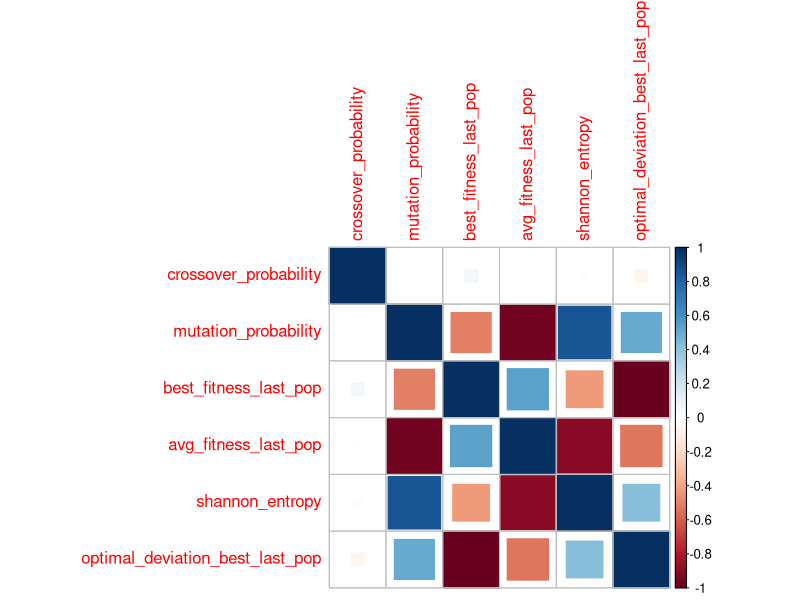
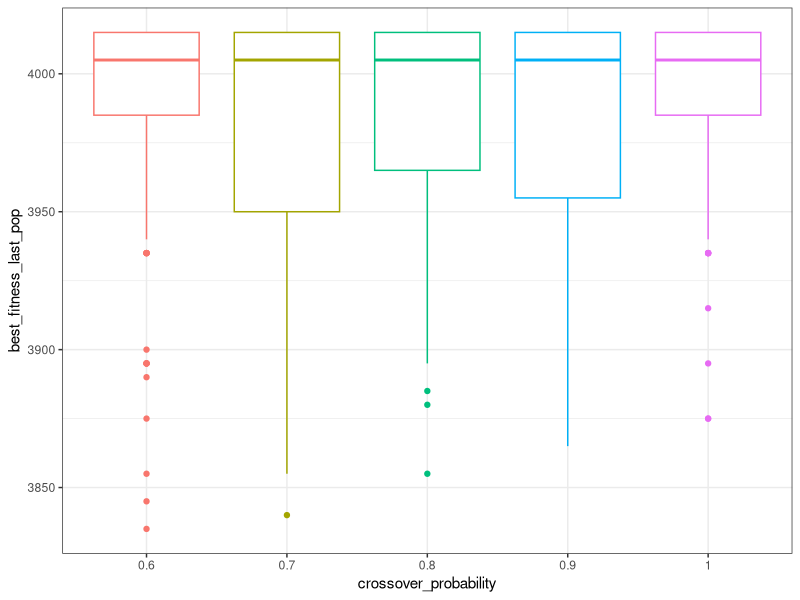
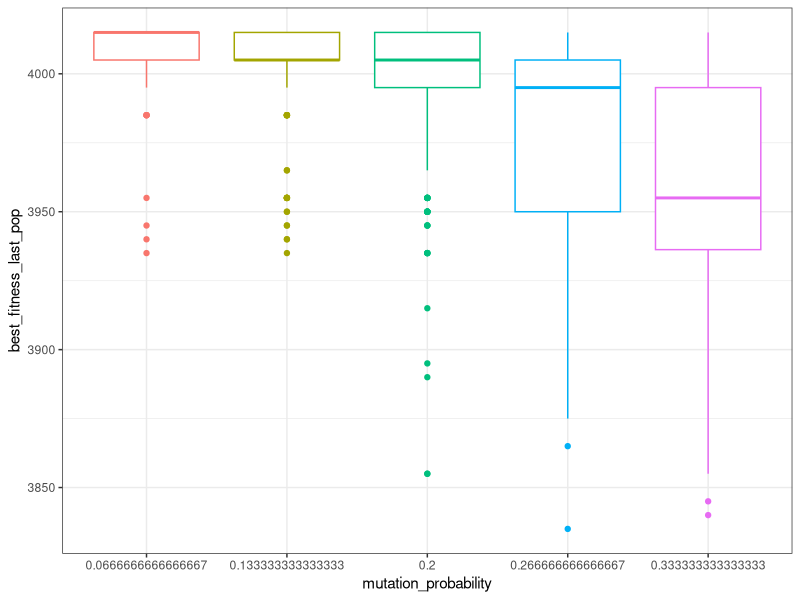
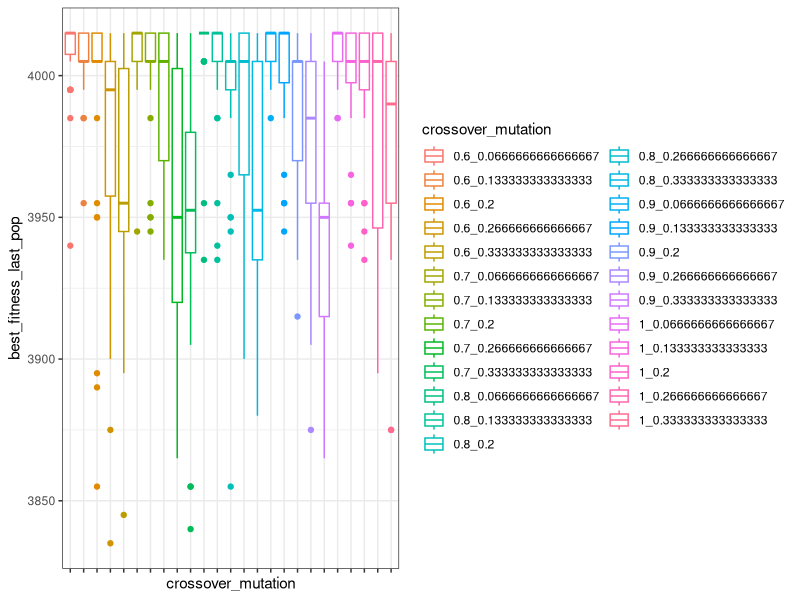
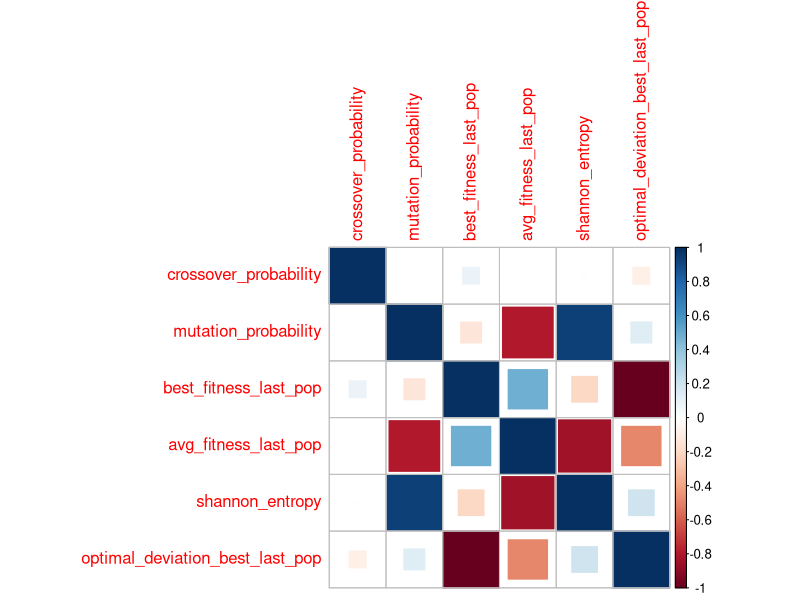
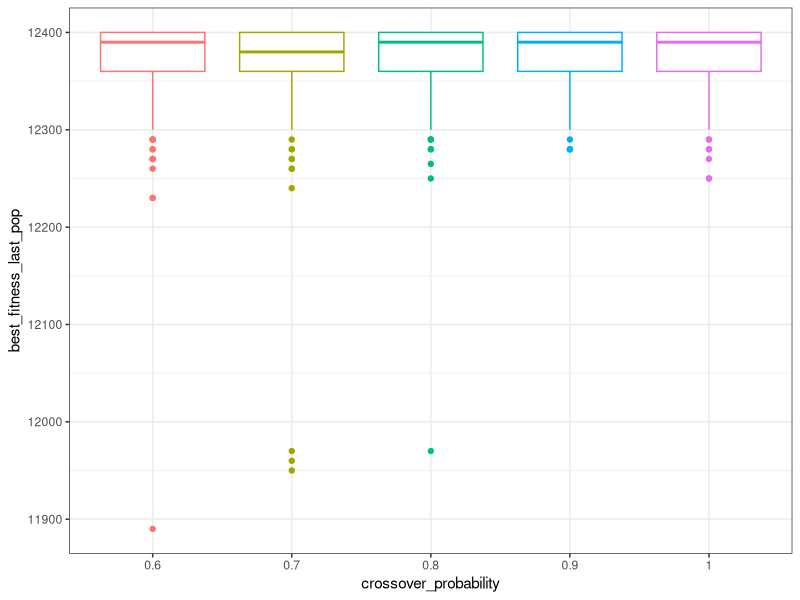
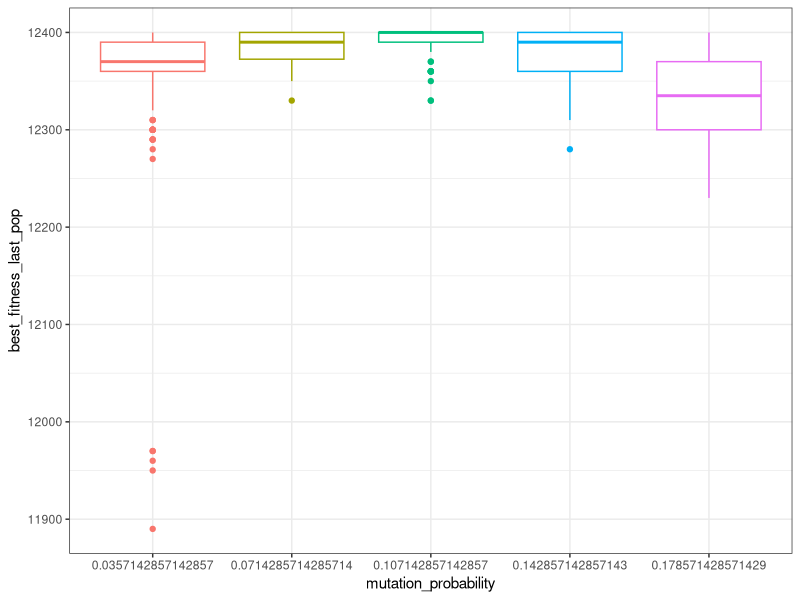
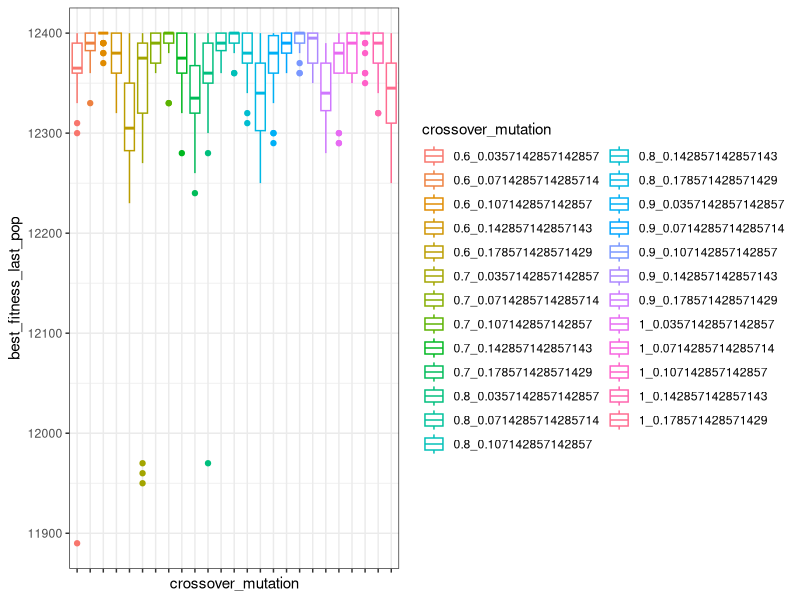

Source code (R) for these figures, in order:
## ---- chunk 1
knitr::opts_chunk$set(echo = TRUE) #, warning = FALSE)
## ---- chunk 2
library(dplyr)
library(ggplot2)
library(corrplot)
## ---- chunk 3
df <- read.csv('./results/mknap1.csv')
head(df)
## ---- chunk 4
str(df)
## ---- chunk 5
df$search_optimal <- as.integer(as.logical(df$search_optimal))
## ---- chunk 6
df_study1 <- filter(df, search_optimal == 0)
str(df_study1)
## ---- chunk 7
df_study1_small <- filter(df_study1, problem_index == 2)
str(df_study1_small)
## ---- chunk 8
columns_to_drop <- c('problem_index', 'population_size', 'search_optimal', 'max_steps', 'optimal_fitness', 'optimal_percentage', 'num_evaluations', 'execution_time')
summary(df_study1_small[, colnames(df_study1_small) %in% columns_to_drop])
## ---- chunk 9
ComputeFitnessDeviation <- function(df) {
  df$optimal_deviation_best_last_pop <- (df$optimal_fitness - df$best_fitness_last_pop)/df$optimal_fitness
  print(summary(df$optimal_deviation_best_last_pop))
  return(df)
}
## ---- chunk 10
df_study1_small <- ComputeFitnessDeviation(df_study1_small)
## ---- chunk 11
DropColumns <- function(df, columns_to_drop) {
  df <- df[, !(colnames(df) %in% columns_to_drop)]
  print(colnames(df))
  return(df)
}
## ---- chunk 12
df_study1_small <- DropColumns(df_study1_small, columns_to_drop)
## ---- chunk 13
corr <- cor(df_study1_small)
corr
## ---- chunk 14
corrplot(corr, method = "square")
## ---- chunk 15
df_study1_small %>%
    mutate(crossover_probability = as.factor(crossover_probability)) %>%
    group_by(crossover_probability) %>%
    ggplot(mapping = aes(x = crossover_probability, y = best_fitness_last_pop, color=crossover_probability)) +
        geom_boxplot() +
        theme_bw() +
        theme(legend.position = "none")
## ---- chunk 16
df_study1_small %>%
    mutate(mutation_probability = as.factor(mutation_probability)) %>%
    group_by(mutation_probability) %>%
    ggplot(mapping = aes(x = mutation_probability, y = best_fitness_last_pop, color=mutation_probability)) +
        geom_boxplot() +
        theme_bw() +
        theme(legend.position = "none")
## ---- chunk 17
df_study1_small %>% 
  group_by(crossover_probability, mutation_probability) %>%
  mutate(crossover_mutation = paste0(crossover_probability, "_", mutation_probability)) %>%
  ggplot(mapping = aes(x = crossover_mutation, y = best_fitness_last_pop, color=crossover_mutation)) +
    geom_boxplot() +
    theme_bw() + 
    scale_x_discrete(labels = NULL)
## ---- chunk 18
df_study1_small_grouped <- df_study1_small %>% 
  mutate(crossover_mutation = paste0(crossover_probability, ",", mutation_probability)) %>%
  group_by(crossover_mutation) %>% 
  summarise(
    avg_best_fitness_last_pop = mean(best_fitness_last_pop),
    median_best_fitness_last_pop = median(best_fitness_last_pop),
    std_best_fitness_last_pop = sd(best_fitness_last_pop),
    avg_optimal_deviation_best_last_pop = mean(optimal_deviation_best_last_pop),
    median_optimal_deviation_best_last_pop = median(optimal_deviation_best_last_pop),
    .groups = 'keep'
  )
df_study1_small_grouped <- as.data.frame(df_study1_small_grouped)
df_study1_small_grouped
## ---- chunk 19
df_study1_small <- as.data.frame(df_study1_small %>% 
  mutate(crossover_mutation = paste0(crossover_probability, ",", mutation_probability)))
df_study1_small
## ---- chunk 20
for (combination in levels(as.factor(df_study1_small$crossover_mutation))) {
  print(combination)
  print(shapiro.test(
    df_study1_small[df_study1_small$crossover_mutation == combination, 'optimal_deviation_best_last_pop']))
}
## ---- chunk 21
kruskal.test(optimal_deviation_best_last_pop ~ crossover_mutation, data = df_study1_small)
## ---- chunk 22
GetNumberDifferentPairs <- function(wilcoxon_test_result, alpha) {
  sprintf("Number of different pairs: %d", length(which(wilcoxon_test_result$p.value < alpha)))
}
## ---- chunk 23
result <- pairwise.wilcox.test(x = df_study1_small$optimal_deviation_best_last_pop,
                               g = df_study1_small$crossover_mutation,
                               p.adjust.method = "BH",
                               paired = FALSE)
print(result)
GetNumberDifferentPairs(result, 0.02)
## ---- chunk 24
df_study1_small_grouped_crossover <- df_study1_small %>% 
  group_by(crossover_probability) %>% 
  summarise(
    avg_best_fitness_last_pop = mean(best_fitness_last_pop),
    median_best_fitness_last_pop = median(best_fitness_last_pop),
    std_best_fitness_last_pop = sd(best_fitness_last_pop),
    avg_optimal_deviation_best_last_pop = mean(optimal_deviation_best_last_pop),
    median_optimal_deviation_best_last_pop = median(optimal_deviation_best_last_pop),
    .groups = 'keep'
  )
df_study1_small_grouped_crossover <- as.data.frame(df_study1_small_grouped_crossover)
df_study1_small_grouped_crossover
## ---- chunk 25
df_study1_small_grouped_mutation <- df_study1_small %>% 
  group_by(mutation_probability) %>% 
  summarise(
    avg_best_fitness_last_pop = mean(best_fitness_last_pop),
    median_best_fitness_last_pop = median(best_fitness_last_pop),
    std_best_fitness_last_pop = sd(best_fitness_last_pop),
    avg_optimal_deviation_best_last_pop = mean(optimal_deviation_best_last_pop),
    median_optimal_deviation_best_last_pop = median(optimal_deviation_best_last_pop),
    .groups = 'keep'
  )
df_study1_small_grouped_mutation <- as.data.frame(df_study1_small_grouped_mutation)
df_study1_small_grouped_mutation
## ---- chunk 26
kruskal.test(optimal_deviation_best_last_pop ~ crossover_probability, data = df_study1_small)
## ---- chunk 27
kruskal.test(optimal_deviation_best_last_pop ~ mutation_probability, data = df_study1_small)
## ---- chunk 28
pairwise.wilcox.test(x = df_study1_small$optimal_deviation_best_last_pop,
                     g = df_study1_small$mutation_probability,
                     p.adjust.method = "BH",
                     paired = FALSE)
## ---- chunk 29
df_study1_medium <- filter(df_study1, problem_index == 4)
str(df_study1_medium)
## ---- chunk 30
summary(df_study1_medium[, colnames(df_study1_medium) %in% columns_to_drop])
## ---- chunk 31
df_study1_medium <- ComputeFitnessDeviation(df_study1_medium)
## ---- chunk 32
df_study1_medium <- DropColumns(df_study1_medium, columns_to_drop)
## ---- chunk 33
corr <- cor(df_study1_medium)
corr
## ---- chunk 34
corrplot(corr, method = "square")
## ---- chunk 35
df_study1_medium %>%
    mutate(crossover_probability = as.factor(crossover_probability)) %>%
    group_by(crossover_probability) %>%
    ggplot(mapping = aes(x = crossover_probability, y = best_fitness_last_pop, color=crossover_probability)) +
        geom_boxplot() +
        theme_bw() +
        theme(legend.position = "none")
## ---- chunk 36
df_study1_medium %>%
    mutate(mutation_probability = as.factor(mutation_probability)) %>%
    group_by(mutation_probability) %>%
    ggplot(mapping = aes(x = mutation_probability, y = best_fitness_last_pop, color=mutation_probability)) +
        geom_boxplot() +
        theme_bw() +
        theme(legend.position = "none")
## ---- chunk 37
df_study1_medium %>% 
  group_by(crossover_probability, mutation_probability) %>%
  mutate(crossover_mutation = paste0(crossover_probability, "_", mutation_probability)) %>%
  ggplot(mapping = aes(x = crossover_mutation, y = best_fitness_last_pop, color=crossover_mutation)) +
    geom_boxplot() +
    theme_bw() + 
    scale_x_discrete(labels = NULL)
## ---- chunk 38
df_study1_medium_grouped <- df_study1_medium %>% 
  mutate(crossover_mutation = paste0(crossover_probability, ",", mutation_probability)) %>%
  group_by(crossover_mutation) %>% 
  summarise(
    avg_best_fitness_last_pop = mean(best_fitness_last_pop),
    median_best_fitness_last_pop = median(best_fitness_last_pop),
    std_best_fitness_last_pop = sd(best_fitness_last_pop),
    avg_optimal_deviation_best_last_pop = mean(optimal_deviation_best_last_pop),
    median_optimal_deviation_best_last_pop = median(optimal_deviation_best_last_pop),
    .groups = 'keep'
  )
df_study1_medium_grouped <- as.data.frame(df_study1_medium_grouped)
df_study1_medium_grouped
## ---- chunk 39
df_study1_medium <- as.data.frame(df_study1_medium %>% 
  mutate(crossover_mutation = paste0(crossover_probability, ",", mutation_probability)))
df_study1_medium
## ---- chunk 40
# for (combination in levels(as.factor(df_study1_medium$crossover_mutation))) {
#   print(combination)
#   print(shapiro.test(
#     df_study1_medium[df_study1_medium$crossover_mutation == combination, 'optimal_deviation_best_last_pop']))
# }
## ---- chunk 41
kruskal.test(optimal_deviation_best_last_pop ~ crossover_mutation, data = df_study1_medium)
## ---- chunk 42
result <- pairwise.wilcox.test(x = df_study1_medium$optimal_deviation_best_last_pop,
                               g = df_study1_medium$crossover_mutation,
                               p.adjust.method = "BH",
                               paired = FALSE)
print(result)
GetNumberDifferentPairs(result, 0.02)
## ---- chunk 43
df_study1_medium_grouped_crossover <- df_study1_medium %>% 
  group_by(crossover_probability) %>% 
  summarise(
    avg_best_fitness_last_pop = mean(best_fitness_last_pop),
    median_best_fitness_last_pop = median(best_fitness_last_pop),
    std_best_fitness_last_pop = sd(best_fitness_last_pop),
    avg_optimal_deviation_best_last_pop = mean(optimal_deviation_best_last_pop),
    median_optimal_deviation_best_last_pop = median(optimal_deviation_best_last_pop),
    .groups = 'keep'
  )
df_study1_medium_grouped_crossover <- as.data.frame(df_study1_medium_grouped_crossover)
df_study1_medium_grouped_crossover
## ---- chunk 44
df_study1_medium_grouped_mutation <- df_study1_medium %>% 
  group_by(mutation_probability) %>% 
  summarise(
    avg_best_fitness_last_pop = mean(best_fitness_last_pop),
    median_best_fitness_last_pop = median(best_fitness_last_pop),
    std_best_fitness_last_pop = sd(best_fitness_last_pop),
    avg_optimal_deviation_best_last_pop = mean(optimal_deviation_best_last_pop),
    median_optimal_deviation_best_last_pop = median(optimal_deviation_best_last_pop),
    .groups = 'keep'
  )
df_study1_medium_grouped_mutation <- as.data.frame(df_study1_medium_grouped_mutation)
df_study1_medium_grouped_mutation
## ---- chunk 45
kruskal.test(optimal_deviation_best_last_pop ~ crossover_probability, data = df_study1_medium)
## ---- chunk 46
kruskal.test(optimal_deviation_best_last_pop ~ mutation_probability, data = df_study1_medium)
## ---- chunk 47
pairwise.wilcox.test(x = df_study1_medium$optimal_deviation_best_last_pop,
                     g = df_study1_medium$mutation_probability,
                     p.adjust.method = "BH",
                     paired = FALSE)
## ---- chunk 48
df_study1_large <- filter(df_study1, problem_index == 6)
str(df_study1_large)
## ---- chunk 49
summary(df_study1_large[, colnames(df_study1_large) %in% columns_to_drop])
## ---- chunk 50
df_study1_large <- ComputeFitnessDeviation(df_study1_large)
## ---- chunk 51
df_study1_large <- DropColumns(df_study1_large, columns_to_drop)
## ---- chunk 52
corr <- cor(df_study1_large)
corr
## ---- chunk 53
corrplot(corr, method = "square")
## ---- chunk 54
df_study1_large %>%
    mutate(crossover_probability = as.factor(crossover_probability)) %>%
    group_by(crossover_probability) %>%
    ggplot(mapping = aes(x = crossover_probability, y = best_fitness_last_pop, color=crossover_probability)) +
        geom_boxplot() +
        theme_bw() +
        theme(legend.position = "none")
## ---- chunk 55
df_study1_large %>%
    mutate(mutation_probability = as.factor(mutation_probability)) %>%
    group_by(mutation_probability) %>%
    ggplot(mapping = aes(x = mutation_probability, y = best_fitness_last_pop, color=mutation_probability)) +
        geom_boxplot() +
        theme_bw() +
        theme(legend.position = "none")
## ---- chunk 56
df_study1_large %>% 
  group_by(crossover_probability, mutation_probability) %>%
  mutate(crossover_mutation = paste0(crossover_probability, "_", mutation_probability)) %>%
  ggplot(mapping = aes(x = crossover_mutation, y = best_fitness_last_pop, color=crossover_mutation)) +
    geom_boxplot() +
    theme_bw() + 
    scale_x_discrete(labels = NULL)
## ---- chunk 57
df_study1_large_grouped <- df_study1_large %>% 
  mutate(crossover_mutation = paste0(crossover_probability, ",", mutation_probability)) %>%
  group_by(crossover_mutation) %>% 
  summarise(
    avg_best_fitness_last_pop = mean(best_fitness_last_pop),
    median_best_fitness_last_pop = median(best_fitness_last_pop),
    std_best_fitness_last_pop = sd(best_fitness_last_pop),
    avg_optimal_deviation_best_last_pop = mean(optimal_deviation_best_last_pop),
    median_optimal_deviation_best_last_pop = median(optimal_deviation_best_last_pop),
    .groups = 'keep'
  )
df_study1_large_grouped <- as.data.frame(df_study1_large_grouped)
df_study1_large_grouped
## ---- chunk 58
df_study1_large <- as.data.frame(df_study1_large %>% 
  mutate(crossover_mutation = paste0(crossover_probability, ",", mutation_probability)))
df_study1_large
## ---- chunk 59
# for (combination in levels(as.factor(df_study1_large$crossover_mutation))) {
#   print(combination)
#   print(shapiro.test(
#     df_study1_large[df_study1_large$crossover_mutation == combination, 'optimal_deviation_best_last_pop']))
# }
## ---- chunk 60
kruskal.test(optimal_deviation_best_last_pop ~ crossover_mutation, data = df_study1_large)
## ---- chunk 61
result <- pairwise.wilcox.test(x = df_study1_large$optimal_deviation_best_last_pop,
                               g = df_study1_large$crossover_mutation,
                               p.adjust.method = "BH",
                               paired = FALSE)
print(result)
GetNumberDifferentPairs(result, 0.02)
## ---- chunk 62
df_study1_large_grouped_crossover <- df_study1_large %>% 
  group_by(crossover_probability) %>% 
  summarise(
    avg_best_fitness_last_pop = mean(best_fitness_last_pop),
    median_best_fitness_last_pop = median(best_fitness_last_pop),
    std_best_fitness_last_pop = sd(best_fitness_last_pop),
    avg_optimal_deviation_best_last_pop = mean(optimal_deviation_best_last_pop),
    median_optimal_deviation_best_last_pop = median(optimal_deviation_best_last_pop),
    .groups = 'keep'
  )
df_study1_large_grouped_crossover <- as.data.frame(df_study1_large_grouped_crossover)
df_study1_large_grouped_crossover
## ---- chunk 63
df_study1_large_grouped_mutation <- df_study1_large %>% 
  group_by(mutation_probability) %>% 
  summarise(
    avg_best_fitness_last_pop = mean(best_fitness_last_pop),
    median_best_fitness_last_pop = median(best_fitness_last_pop),
    std_best_fitness_last_pop = sd(best_fitness_last_pop),
    avg_optimal_deviation_best_last_pop = mean(optimal_deviation_best_last_pop),
    median_optimal_deviation_best_last_pop = median(optimal_deviation_best_last_pop),
    .groups = 'keep'
  )
df_study1_large_grouped_mutation <- as.data.frame(df_study1_large_grouped_mutation)
df_study1_large_grouped_mutation
## ---- chunk 64
kruskal.test(optimal_deviation_best_last_pop ~ crossover_probability, data = df_study1_large)
## ---- chunk 65
kruskal.test(optimal_deviation_best_last_pop ~ mutation_probability, data = df_study1_large)
## ---- chunk 66
pairwise.wilcox.test(x = df_study1_large$optimal_deviation_best_last_pop,
                     g = df_study1_large$mutation_probability,
                     p.adjust.method = "BH",
                     paired = FALSE)
## ---- chunk 67
df_study2 <- filter(df, search_optimal == 1)
str(df_study2)
## ---- chunk 68
df_study2_small <- filter(df_study2, problem_index == 2)
str(df_study2_small)
## ---- chunk 69
columns_to_drop <- c('problem_index', 'population_size', 'search_optimal', 'max_steps', 'optimal_fitness', 'optimal_percentage', 'best_fitness_last_pop')
summary(df_study2_small[, colnames(df_study2_small) %in% columns_to_drop])
## ---- chunk 70
df_study2_small <- DropColumns(df_study2_small, columns_to_drop)
## ---- chunk 71
corr <- cor(df_study2_small)
corr
## ---- chunk 72
corrplot(corr, method = "square")
## ---- chunk 73
df_study2_small %>%
    mutate(crossover_probability = as.factor(crossover_probability)) %>%
    group_by(crossover_probability) %>%
    ggplot(mapping = aes(x = crossover_probability, y = num_evaluations, color=crossover_probability)) +
        geom_boxplot() +
        theme_bw() +
        theme(legend.position = "none")
## ---- chunk 74
df_study2_small %>%
    mutate(mutation_probability = as.factor(mutation_probability)) %>%
    group_by(mutation_probability) %>%
    ggplot(mapping = aes(x = mutation_probability, y = num_evaluations, color=mutation_probability)) +
        geom_boxplot() +
        theme_bw() +
        theme(legend.position = "none")
## ---- chunk 75
df_study2_small %>% 
  group_by(crossover_probability, mutation_probability) %>%
  mutate(crossover_mutation = paste0(crossover_probability, "_", mutation_probability)) %>%
  ggplot(mapping = aes(x = crossover_mutation, y = num_evaluations, color=crossover_mutation)) +
    geom_boxplot() +
    theme_bw() + 
    scale_x_discrete(labels = NULL)
## ---- chunk 76
df_study2_small_grouped <- df_study2_small %>% 
  mutate(crossover_mutation = paste0(crossover_probability, ",", mutation_probability)) %>%
  group_by(crossover_mutation) %>% 
  summarise(
    avg_num_evaluations = mean(num_evaluations),
    median_num_evaluations = median(num_evaluations),
    std_num_evaluations = sd(num_evaluations),
    .groups = 'keep'
  )
df_study2_small_grouped <- as.data.frame(df_study2_small_grouped)
df_study2_small_grouped
## ---- chunk 77
df_study2_small <- as.data.frame(df_study2_small %>% 
  mutate(crossover_mutation = paste0(crossover_probability, ",", mutation_probability)))
df_study2_small
## ---- chunk 78
for (combination in levels(as.factor(df_study2_small$crossover_mutation))) {
  print(combination)
  print(shapiro.test(
    df_study2_small[df_study2_small$crossover_mutation == combination, 'num_evaluations']))
}
## ---- chunk 79
kruskal.test(num_evaluations ~ crossover_mutation, data = df_study2_small)
## ---- chunk 80
result <- pairwise.wilcox.test(x = df_study2_small$num_evaluations,
                               g = df_study2_small$crossover_mutation,
                               p.adjust.method = "BH",
                               paired = FALSE)
print(result)
GetNumberDifferentPairs(result, 0.02)
## ---- chunk 81
df_study2_small_grouped_crossover <- df_study2_small %>% 
  group_by(crossover_probability) %>% 
  summarise(
    avg_num_evaluations = mean(num_evaluations),
    median_num_evaluations = median(num_evaluations),
    std_num_evaluations = sd(num_evaluations),
    .groups = 'keep'
  )
df_study2_small_grouped_crossover <- as.data.frame(df_study2_small_grouped_crossover)
df_study2_small_grouped_crossover
## ---- chunk 82
df_study2_small_grouped_mutation <- df_study2_small %>% 
  group_by(mutation_probability) %>% 
  summarise(
    avg_num_evaluations = mean(num_evaluations),
    median_num_evaluations = median(num_evaluations),
    std_num_evaluations = sd(num_evaluations),
    .groups = 'keep'
  )
df_study2_small_grouped_mutation <- as.data.frame(df_study2_small_grouped_mutation)
df_study2_small_grouped_mutation
## ---- chunk 83
kruskal.test(num_evaluations ~ crossover_probability, data = df_study2_small)
## ---- chunk 84
kruskal.test(num_evaluations ~ mutation_probability, data = df_study2_small)
## ---- chunk 85
pairwise.wilcox.test(x = df_study2_small$num_evaluations,
                     g = df_study2_small$mutation_probability,
                     p.adjust.method = "BH",
                     paired = FALSE)
## ---- chunk 86
df_study2_medium <- filter(df_study2, problem_index == 4)
str(df_study2_medium)
## ---- chunk 87
summary(df_study2_medium[, colnames(df_study2_medium) %in% columns_to_drop])
## ---- chunk 88
ComputeTargetFitnessReached <- function(df) {
  df$target_fitness_reached <- (df$best_fitness_last_pop - (df$optimal_fitness * df$optimal_percentage/100)) >= 0
  print(summary(df$target_fitness_reached))
  return(df)
}
## ---- chunk 89
df_study2_medium <- ComputeTargetFitnessReached(df_study2_medium)
## ---- chunk 90
df_study2_medium <- DropColumns(df_study2_medium, columns_to_drop)
## ---- chunk 91
corr <- cor(df_study2_medium)
corr
## ---- chunk 92
corrplot(corr, method = "square")
## ---- chunk 93
df_study2_medium %>%
    mutate(crossover_probability = as.factor(crossover_probability)) %>%
    group_by(crossover_probability) %>%
    ggplot(mapping = aes(x = crossover_probability, y = num_evaluations, color=crossover_probability)) +
        geom_boxplot() +
        theme_bw() +
        theme(legend.position = "none")
## ---- chunk 94
df_study2_medium %>%
    mutate(mutation_probability = as.factor(mutation_probability)) %>%
    group_by(mutation_probability) %>%
    ggplot(mapping = aes(x = mutation_probability, y = num_evaluations, color=mutation_probability)) +
        geom_boxplot() +
        theme_bw() +
        theme(legend.position = "none")
## ---- chunk 95
df_study2_medium %>% filter(num_evaluations > 1000000)
## ---- chunk 96
df_study2_medium_outliers_grouped <- df_study2_medium %>%
  mutate(crossover_mutation = paste0(crossover_probability, ",", mutation_probability)) %>%
  group_by(crossover_mutation) %>% 
  summarise(
    avg_num_evaluations = mean(num_evaluations),
    median_num_evaluations = median(num_evaluations),
    std_num_evaluations = sd(num_evaluations),
    count = sum(num_evaluations > 1000000),
    .groups = 'keep'
  ) %>%
  filter(count > 0)
df_study2_medium_outliers_grouped <- as.data.frame(df_study2_medium_outliers_grouped)
df_study2_medium_outliers_grouped
## ---- chunk 97
df_study2_medium %>%
    filter(target_fitness_reached == TRUE, num_evaluations <= 1000000) %>%
    mutate(crossover_probability = as.factor(crossover_probability)) %>%
    group_by(crossover_probability) %>%
    ggplot(mapping = aes(x = crossover_probability, y = num_evaluations, color=crossover_probability)) +
        geom_boxplot() +
        theme_bw() +
        theme(legend.position = "none")
## ---- chunk 98
df_study2_medium %>%
    filter(target_fitness_reached == TRUE, num_evaluations <= 1000000) %>%
    mutate(mutation_probability = as.factor(mutation_probability)) %>%
    group_by(mutation_probability) %>%
    ggplot(mapping = aes(x = mutation_probability, y = num_evaluations, color=mutation_probability)) +
        geom_boxplot() +
        theme_bw() +
        theme(legend.position = "none")
## ---- chunk 99
df_study2_medium %>%
  filter(target_fitness_reached == TRUE, num_evaluations <= 1000000) %>%
  group_by(crossover_probability, mutation_probability) %>%
  mutate(crossover_mutation = paste0(crossover_probability, "_", mutation_probability)) %>%
  ggplot(mapping = aes(x = crossover_mutation, y = num_evaluations, color=crossover_mutation)) +
    geom_boxplot() +
    theme_bw() + 
    scale_x_discrete(labels = NULL)
## ---- chunk 100
df_study2_medium_grouped <- df_study2_medium %>% 
  mutate(crossover_mutation = paste0(crossover_probability, ",", mutation_probability)) %>%
  group_by(crossover_mutation) %>% 
  summarise(
    avg_num_evaluations = mean(num_evaluations),
    median_num_evaluations = median(num_evaluations),
    std_num_evaluations = sd(num_evaluations),
    .groups = 'keep'
  )
df_study2_medium_grouped <- as.data.frame(df_study2_medium_grouped)
df_study2_medium_grouped
## ---- chunk 101
df_study2_medium <- as.data.frame(df_study2_medium %>% 
  mutate(crossover_mutation = paste0(crossover_probability, ",", mutation_probability)))
df_study2_medium
## ---- chunk 102
# for (combination in levels(as.factor(df_study2_medium$crossover_mutation))) {
#   print(combination)
#   print(shapiro.test(
#     df_study2_medium[df_study2_medium$crossover_mutation == combination, 'num_evaluations']))
# }
## ---- chunk 103
kruskal.test(num_evaluations ~ crossover_mutation, data = df_study2_medium)
## ---- chunk 104
result <- pairwise.wilcox.test(x = df_study2_medium$num_evaluations,
                               g = df_study2_medium$crossover_mutation,
                               p.adjust.method = "BH",
                               paired = FALSE)
print(result)
GetNumberDifferentPairs(result, 0.02)
## ---- chunk 105
df_study2_medium_grouped_crossover <- df_study2_medium %>% 
  group_by(crossover_probability) %>% 
  summarise(
    avg_num_evaluations = mean(num_evaluations),
    median_num_evaluations = median(num_evaluations),
    std_num_evaluations = sd(num_evaluations),
    .groups = 'keep'
  )
df_study2_medium_grouped_crossover <- as.data.frame(df_study2_medium_grouped_crossover)
df_study2_medium_grouped_crossover
## ---- chunk 106
df_study2_medium_grouped_mutation <- df_study2_medium %>% 
  group_by(mutation_probability) %>% 
  summarise(
    avg_num_evaluations = mean(num_evaluations),
    median_num_evaluations = median(num_evaluations),
    std_num_evaluations = sd(num_evaluations),
    .groups = 'keep'
  )
df_study2_medium_grouped_mutation <- as.data.frame(df_study2_medium_grouped_mutation)
df_study2_medium_grouped_mutation
## ---- chunk 107
kruskal.test(num_evaluations ~ crossover_probability, data = df_study2_medium)
## ---- chunk 108
kruskal.test(num_evaluations ~ mutation_probability, data = df_study2_medium)
## ---- chunk 109
pairwise.wilcox.test(x = df_study2_medium$num_evaluations,
                     g = df_study2_medium$mutation_probability,
                     p.adjust.method = "BH",
                     paired = FALSE)
## ---- chunk 110
df_study2_large <- filter(df_study2, problem_index == 6)
str(df_study2_large)
## ---- chunk 111
df_study2_large <- ComputeTargetFitnessReached(df_study2_large)
## ---- chunk 112
df_study2_large_optimal <- filter(df_study2_large, optimal_percentage == 100.0)
str(df_study2_large_optimal)
## ---- chunk 113
summary(df_study2_large_optimal[, colnames(df_study2_large_optimal) %in% columns_to_drop])
## ---- chunk 114
df_study2_large_optimal <- DropColumns(df_study2_large_optimal, columns_to_drop)
## ---- chunk 115
corr <- cor(df_study2_large_optimal)
corr
## ---- chunk 116
corrplot(corr, method = "square")
## ---- chunk 117
df_study2_large_optimal %>%
    mutate(crossover_probability = as.factor(crossover_probability)) %>%
    group_by(crossover_probability) %>%
    ggplot(mapping = aes(x = crossover_probability, y = num_evaluations, color=crossover_probability)) +
        geom_boxplot() +
        theme_bw() +
        theme(legend.position = "none")
## ---- chunk 118
df_study2_large_optimal %>%
    mutate(mutation_probability = as.factor(mutation_probability)) %>%
    group_by(mutation_probability) %>%
    ggplot(mapping = aes(x = mutation_probability, y = num_evaluations, color=mutation_probability)) +
        geom_boxplot() +
        theme_bw() +
        theme(legend.position = "none")
## ---- chunk 119
df_study2_large_optimal %>%
  group_by(crossover_probability, mutation_probability) %>%
  mutate(crossover_mutation = paste0(crossover_probability, "_", mutation_probability)) %>%
  ggplot(mapping = aes(x = crossover_mutation, y = num_evaluations, color=crossover_mutation)) +
    geom_boxplot() +
    theme_bw() + 
    scale_x_discrete(labels = NULL)
## ---- chunk 120
df_study2_large_optimal_grouped <- df_study2_large_optimal %>% 
  mutate(crossover_mutation = paste0(crossover_probability, ",", mutation_probability)) %>%
  group_by(crossover_mutation) %>% 
  summarise(
    avg_num_evaluations = mean(num_evaluations),
    median_num_evaluations = median(num_evaluations),
    std_num_evaluations = sd(num_evaluations),
    optimal_not_reached = sum(target_fitness_reached == FALSE),
    .groups = 'keep'
  )
df_study2_large_optimal_grouped <- as.data.frame(df_study2_large_optimal_grouped)
df_study2_large_optimal_grouped
## ---- chunk 121
df_study2_large_optimal_grouped_crossover <- df_study2_large_optimal %>% 
  group_by(crossover_probability) %>% 
  summarise(
    avg_num_evaluations = mean(num_evaluations),
    median_num_evaluations = median(num_evaluations),
    std_num_evaluations = sd(num_evaluations),
    optimal_not_reached = sum(target_fitness_reached == FALSE),
    .groups = 'keep'
  )
df_study2_large_optimal_grouped_crossover <- as.data.frame(df_study2_large_optimal_grouped_crossover)
df_study2_large_optimal_grouped_crossover
## ---- chunk 122
df_study2_large_optimal_grouped_mutation <- df_study2_large_optimal %>% 
  group_by(mutation_probability) %>% 
  summarise(
    avg_num_evaluations = mean(num_evaluations),
    median_num_evaluations = median(num_evaluations),
    std_num_evaluations = sd(num_evaluations),
    optimal_not_reached = sum(target_fitness_reached == FALSE),
    .groups = 'keep'
  )
df_study2_large_optimal_grouped_mutation <- as.data.frame(df_study2_large_optimal_grouped_mutation)
df_study2_large_optimal_grouped_mutation
## ---- chunk 123
df_study2_large_optimal <- as.data.frame(df_study2_large_optimal %>% 
  mutate(crossover_mutation = paste0(crossover_probability, ",", mutation_probability))) %>%
  filter(target_fitness_reached == TRUE)
df_study2_large_optimal
## ---- chunk 124
df_study2_large_optimal %>%
    mutate(crossover_probability = as.factor(crossover_probability)) %>%
    group_by(crossover_probability) %>%
    ggplot(mapping = aes(x = crossover_probability, y = num_evaluations, color=crossover_probability)) +
        geom_boxplot() +
        theme_bw() +
        theme(legend.position = "none")
## ---- chunk 125
df_study2_large_optimal %>%
    mutate(mutation_probability = as.factor(mutation_probability)) %>%
    group_by(mutation_probability) %>%
    ggplot(mapping = aes(x = mutation_probability, y = num_evaluations, color=mutation_probability)) +
        geom_boxplot() +
        theme_bw() +
        theme(legend.position = "none")
## ---- chunk 126
df_study2_large_optimal %>%
  group_by(crossover_probability, mutation_probability) %>%
  mutate(crossover_mutation = paste0(crossover_probability, "_", mutation_probability)) %>%
  ggplot(mapping = aes(x = crossover_mutation, y = num_evaluations, color=crossover_mutation)) +
    geom_boxplot() +
    theme_bw() + 
    scale_x_discrete(labels = NULL)
## ---- chunk 127
# for (combination in levels(as.factor(df_study2_large_optimal$crossover_mutation))) {
#   print(combination)
#   print(shapiro.test(
#     df_study2_large_optimal[df_study2_large_optimal$crossover_mutation == combination, 'num_evaluations']))
# }
## ---- chunk 128
kruskal.test(num_evaluations ~ crossover_mutation, data = df_study2_large_optimal)
## ---- chunk 129
result <- pairwise.wilcox.test(x = df_study2_large_optimal$num_evaluations,
                               g = df_study2_large_optimal$crossover_mutation,
                               p.adjust.method = "BH",
                               paired = FALSE)
print(result)
GetNumberDifferentPairs(result, 0.02)
## ---- chunk 130
kruskal.test(num_evaluations ~ crossover_probability, data = df_study2_large_optimal)
## ---- chunk 131
pairwise.wilcox.test(x = df_study2_large_optimal$num_evaluations,
                     g = df_study2_large_optimal$crossover_probability,
                     p.adjust.method = "BH",
                     paired = FALSE)
## ---- chunk 132
df_study2_large_optimal_grouped_crossover <- df_study2_large_optimal %>% 
  group_by(crossover_probability) %>% 
  summarise(
    avg_num_evaluations = mean(num_evaluations),
    median_num_evaluations = median(num_evaluations),
    std_num_evaluations = sd(num_evaluations),
    .groups = 'keep'
  )
df_study2_large_optimal_grouped_crossover <- as.data.frame(df_study2_large_optimal_grouped_crossover)
df_study2_large_optimal_grouped_crossover
## ---- chunk 133
kruskal.test(num_evaluations ~ mutation_probability, data = df_study2_large_optimal)
## ---- chunk 134
pairwise.wilcox.test(x = df_study2_large_optimal$num_evaluations,
                     g = df_study2_large_optimal$mutation_probability,
                     p.adjust.method = "BH",
                     paired = FALSE)
## ---- chunk 135
df_study2_large_optimal_grouped_mutation <- df_study2_large_optimal %>% 
  group_by(mutation_probability) %>% 
  summarise(
    avg_num_evaluations = mean(num_evaluations),
    median_num_evaluations = median(num_evaluations),
    std_num_evaluations = sd(num_evaluations),
    .groups = 'keep'
  )
df_study2_large_optimal_grouped_mutation <- as.data.frame(df_study2_large_optimal_grouped_mutation)
df_study2_large_optimal_grouped_mutation
## ---- chunk 136
df_study2_large_optimal_grouped <- df_study2_large_optimal %>% 
  mutate(crossover_mutation = paste0(crossover_probability, ",", mutation_probability)) %>%
  group_by(crossover_mutation) %>% 
  summarise(
    avg_num_evaluations = mean(num_evaluations),
    median_num_evaluations = median(num_evaluations),
    std_num_evaluations = sd(num_evaluations),
    .groups = 'keep'
  )
df_study2_large_optimal_grouped <- as.data.frame(df_study2_large_optimal_grouped)
df_study2_large_optimal_grouped
## ---- chunk 137
df_study2_large_99_5 <- filter(df_study2_large, optimal_percentage == 99.5)
str(df_study2_large_99_5)
## ---- chunk 138
df_study2_large_99_5_grouped <- df_study2_large_99_5 %>% 
  mutate(crossover_mutation = paste0(crossover_probability, ",", mutation_probability)) %>%
  group_by(crossover_mutation) %>% 
  summarise(
    avg_num_evaluations = mean(num_evaluations),
    median_num_evaluations = median(num_evaluations),
    std_num_evaluations = sd(num_evaluations),
    optimal_not_reached = sum(target_fitness_reached == FALSE),
    .groups = 'keep'
  ) %>%
  filter(optimal_not_reached > 0)
df_study2_large_99_5_grouped <- as.data.frame(df_study2_large_99_5_grouped)
df_study2_large_99_5_grouped
## ---- chunk 139
df_study2_large_99_5_grouped_crossover <- df_study2_large_99_5 %>% 
  group_by(crossover_probability) %>% 
  summarise(
    avg_num_evaluations = mean(num_evaluations),
    median_num_evaluations = median(num_evaluations),
    std_num_evaluations = sd(num_evaluations),
    optimal_not_reached = sum(target_fitness_reached == FALSE),
    .groups = 'keep'
  )
df_study2_large_99_5_grouped_crossover <- as.data.frame(df_study2_large_99_5_grouped_crossover)
df_study2_large_99_5_grouped_crossover
## ---- chunk 140
df_study2_large_99_5_grouped_mutation <- df_study2_large_99_5 %>% 
  group_by(mutation_probability) %>% 
  summarise(
    avg_num_evaluations = mean(num_evaluations),
    median_num_evaluations = median(num_evaluations),
    std_num_evaluations = sd(num_evaluations),
    optimal_not_reached = sum(target_fitness_reached == FALSE),
    .groups = 'keep'
  )
df_study2_large_99_5_grouped_mutation <- as.data.frame(df_study2_large_99_5_grouped_mutation)
df_study2_large_99_5_grouped_mutation
## ---- chunk 141
df_study2_large_99 <- filter(df_study2_large, optimal_percentage == 99.0)
str(df_study2_large_99)
## ---- chunk 142
df_study2_large_99_grouped <- df_study2_large_99 %>% 
  mutate(crossover_mutation = paste0(crossover_probability, ",", mutation_probability)) %>%
  group_by(crossover_mutation) %>% 
  summarise(
    avg_num_evaluations = mean(num_evaluations),
    median_num_evaluations = median(num_evaluations),
    std_num_evaluations = sd(num_evaluations),
    optimal_not_reached = sum(target_fitness_reached == FALSE),
    .groups = 'keep'
  ) %>%
  filter(optimal_not_reached > 0)
df_study2_large_99_grouped <- as.data.frame(df_study2_large_99_grouped)
df_study2_large_99_grouped
## ---- chunk 143
df_study2_large_relaxed <- df_study2_large_99
## ---- chunk 144
summary(df_study2_large_relaxed[, colnames(df_study2_large_relaxed) %in% columns_to_drop])
## ---- chunk 145
df_study2_large_relaxed <- DropColumns(df_study2_large_relaxed, columns_to_drop)
## ---- chunk 146
corr <- cor(df_study2_large_relaxed)
corr
## ---- chunk 147
corrplot(corr, method = "square")
## ---- chunk 148
df_study2_large_relaxed %>%
    mutate(crossover_probability = as.factor(crossover_probability)) %>%
    group_by(crossover_probability) %>%
    ggplot(mapping = aes(x = crossover_probability, y = num_evaluations, color=crossover_probability)) +
        geom_boxplot() +
        theme_bw() +
        theme(legend.position = "none")
## ---- chunk 149
df_study2_large_relaxed %>%
    mutate(mutation_probability = as.factor(mutation_probability)) %>%
    group_by(mutation_probability) %>%
    ggplot(mapping = aes(x = mutation_probability, y = num_evaluations, color=mutation_probability)) +
        geom_boxplot() +
        theme_bw() +
        theme(legend.position = "none")
## ---- chunk 150
summary(df_study2_large_relaxed$num_evaluations)
## ---- chunk 151
df_study2_large_relaxed %>% filter(num_evaluations > 100000)
## ---- chunk 152
df_study2_large_relaxed_outliers_grouped <- df_study2_large_relaxed %>%
  mutate(crossover_mutation = paste0(crossover_probability, ",", mutation_probability)) %>%
  group_by(crossover_mutation) %>% 
  summarise(
    avg_num_evaluations = mean(num_evaluations),
    median_num_evaluations = median(num_evaluations),
    std_num_evaluations = sd(num_evaluations),
    count = sum(num_evaluations > 100000),
    .groups = 'keep'
  ) %>%
  filter(count > 0)
df_study2_large_relaxed_outliers_grouped <- as.data.frame(df_study2_large_relaxed_outliers_grouped)
df_study2_large_relaxed_outliers_grouped
## ---- chunk 153
df_study2_large_relaxed %>%
    filter(target_fitness_reached == TRUE, num_evaluations <= 100000) %>%
    mutate(crossover_probability = as.factor(crossover_probability)) %>%
    group_by(crossover_probability) %>%
    ggplot(mapping = aes(x = crossover_probability, y = num_evaluations, color=crossover_probability)) +
        geom_boxplot() +
        theme_bw() +
        theme(legend.position = "none")
## ---- chunk 154
df_study2_large_relaxed %>%
    filter(target_fitness_reached == TRUE, num_evaluations <= 100000) %>%
    mutate(mutation_probability = as.factor(mutation_probability)) %>%
    group_by(mutation_probability) %>%
    ggplot(mapping = aes(x = mutation_probability, y = num_evaluations, color=mutation_probability)) +
        geom_boxplot() +
        theme_bw() +
        theme(legend.position = "none")
## ---- chunk 155
df_study2_large_relaxed %>%
  filter(target_fitness_reached == TRUE, num_evaluations <= 100000) %>%
  group_by(crossover_probability, mutation_probability) %>%
  mutate(crossover_mutation = paste0(crossover_probability, "_", mutation_probability)) %>%
  ggplot(mapping = aes(x = crossover_mutation, y = num_evaluations, color=crossover_mutation)) +
    geom_boxplot() +
    theme_bw() + 
    scale_x_discrete(labels = NULL)
## ---- chunk 156
df_study2_large_relaxed_grouped <- df_study2_large_relaxed %>% 
  mutate(crossover_mutation = paste0(crossover_probability, ",", mutation_probability)) %>%
  group_by(crossover_mutation) %>% 
  summarise(
    avg_num_evaluations = mean(num_evaluations),
    median_num_evaluations = median(num_evaluations),
    std_num_evaluations = sd(num_evaluations),
    .groups = 'keep'
  )
df_study2_large_relaxed_grouped <- as.data.frame(df_study2_large_relaxed_grouped)
df_study2_large_relaxed_grouped
## ---- chunk 157
df_study2_large_relaxed <- as.data.frame(df_study2_large_relaxed %>% 
  mutate(crossover_mutation = paste0(crossover_probability, ",", mutation_probability)))
df_study2_large_relaxed
## ---- chunk 158
# for (combination in levels(as.factor(df_study2_large_relaxed$crossover_mutation))) {
#   print(combination)
#   print(shapiro.test(
#     df_study2_large_relaxed[df_study2_large_relaxed$crossover_mutation == combination, 'num_evaluations']))
# }
## ---- chunk 159
kruskal.test(num_evaluations ~ crossover_mutation, data = df_study2_large_relaxed)
## ---- chunk 160
result <- pairwise.wilcox.test(x = df_study2_large_relaxed$num_evaluations,
                               g = df_study2_large_relaxed$crossover_mutation,
                               p.adjust.method = "BH",
                               paired = FALSE)
print(result)
GetNumberDifferentPairs(result, 0.02)
## ---- chunk 161
df_study2_large_relaxed_grouped_crossover <- df_study2_large_relaxed %>% 
  group_by(crossover_probability) %>% 
  summarise(
    avg_num_evaluations = mean(num_evaluations),
    median_num_evaluations = median(num_evaluations),
    std_num_evaluations = sd(num_evaluations),
    .groups = 'keep'
  )
df_study2_large_relaxed_grouped_crossover <- as.data.frame(df_study2_large_relaxed_grouped_crossover)
df_study2_large_relaxed_grouped_crossover
## ---- chunk 162
kruskal.test(num_evaluations ~ crossover_probability, data = df_study2_large_relaxed)
## ---- chunk 163
df_study2_large_relaxed_grouped_mutation <- df_study2_large_relaxed %>% 
  group_by(mutation_probability) %>% 
  summarise(
    avg_num_evaluations = mean(num_evaluations),
    median_num_evaluations = median(num_evaluations),
    std_num_evaluations = sd(num_evaluations),
    .groups = 'keep'
  )
df_study2_large_relaxed_grouped_mutation <- as.data.frame(df_study2_large_relaxed_grouped_mutation)
df_study2_large_relaxed_grouped_mutation
## ---- chunk 164
kruskal.test(num_evaluations ~ mutation_probability, data = df_study2_large_relaxed)
## ---- chunk 165
pairwise.wilcox.test(x = df_study2_large_relaxed$num_evaluations,
                     g = df_study2_large_relaxed$mutation_probability,
                     p.adjust.method = "BH",
                     paired = FALSE)
